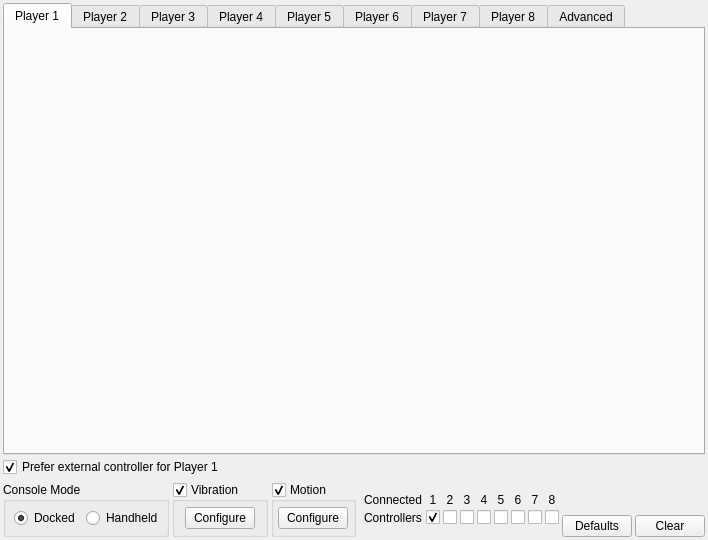
<?xml version="1.0" encoding="UTF-8"?>
<ui version="4.0">
 <class>ConfigureInput</class>
 <widget class="QWidget" name="ConfigureInput">
  <property name="geometry">
   <rect>
    <x>0</x>
    <y>0</y>
    <width>680</width>
    <height>540</height>
   </rect>
  </property>
  <property name="windowTitle">
   <string>ConfigureInput</string>
  </property>
  <layout class="QVBoxLayout" name="verticalLayout_5">
   <property name="spacing">
    <number>2</number>
   </property>
   <property name="leftMargin">
    <number>3</number>
   </property>
   <property name="topMargin">
    <number>3</number>
   </property>
   <property name="rightMargin">
    <number>3</number>
   </property>
   <property name="bottomMargin">
    <number>3</number>
   </property>
   <item>
    <widget class="QTabWidget" name="tabWidget">
     <property name="currentIndex">
      <number>0</number>
     </property>
     <widget class="QWidget" name="tabPlayer1">
      <property name="accessibleName">
       <string>Player 1</string>
      </property>
      <attribute name="title">
       <string>Player 1</string>
      </attribute>
     </widget>
     <widget class="QWidget" name="tabPlayer2">
      <property name="accessibleName">
       <string>Player 2</string>
      </property>
      <attribute name="title">
       <string>Player 2</string>
      </attribute>
     </widget>
     <widget class="QWidget" name="tabPlayer3">
      <property name="accessibleName">
       <string>Player 3</string>
      </property>
      <attribute name="title">
       <string>Player 3</string>
      </attribute>
     </widget>
     <widget class="QWidget" name="tabPlayer4">
      <property name="accessibleName">
       <string>Player 4</string>
      </property>
      <attribute name="title">
       <string>Player 4</string>
      </attribute>
     </widget>
     <widget class="QWidget" name="tabPlayer5">
      <property name="accessibleName">
       <string>Player 5</string>
      </property>
      <attribute name="title">
       <string>Player 5</string>
      </attribute>
     </widget>
     <widget class="QWidget" name="tabPlayer6">
      <property name="accessibleName">
       <string>Player 6</string>
      </property>
      <attribute name="title">
       <string>Player 6</string>
      </attribute>
     </widget>
     <widget class="QWidget" name="tabPlayer7">
      <property name="accessibleName">
       <string>Player 7</string>
      </property>
      <attribute name="title">
       <string>Player 7</string>
      </attribute>
     </widget>
     <widget class="QWidget" name="tabPlayer8">
      <property name="accessibleName">
       <string>Player 8</string>
      </property>
      <attribute name="title">
       <string>Player 8</string>
      </attribute>
     </widget>
     <widget class="QWidget" name="tabAdvanced">
      <property name="accessibleName">
       <string>Advanced</string>
      </property>
      <attribute name="title">
       <string>Advanced</string>
      </attribute>
     </widget>
    </widget>
   </item>
   <item alignment="Qt::AlignVCenter">
    <widget class="QWidget" name="consoleInputSettings" native="true">
     <layout class="QVBoxLayout" name="controllerFooterVerticalLayout">
      <property name="spacing">
       <number>2</number>
      </property>
      <property name="leftMargin">
       <number>0</number>
      </property>
      <property name="topMargin">
       <number>0</number>
      </property>
      <property name="rightMargin">
       <number>0</number>
      </property>
      <property name="bottomMargin">
       <number>0</number>
      </property>
      <item alignment="Qt::AlignLeft">
       <widget class="QCheckBox" name="checkPreferExternalPlayer1">
        <property name="toolTip">
         <string>ON: external controller takes Player 1, second external gets Player 2, and the built-in is unassigned. OFF: built-in Odin controller remains Player 1 and first external controller becomes Player 2, useful for TV multiplayer. Built-in is never Player 2. Changing this checkbox enables idle-time automatic assignment of Players 1 and 2 and may replace existing bindings after you apply Controls. No player mappings are changed during a running game. Disconnect/reconnect updates happen when Lichii is idle.</string>
        </property>
        <property name="text">
         <string>Prefer external controller for Player 1</string>
        </property>
        <property name="checked">
         <bool>true</bool>
        </property>
        <property name="enabled">
         <bool>true</bool>
        </property>
       </widget>
      </item>
      <item>
       <layout class="QHBoxLayout" name="buttonsBottomRightHorizontalLayout">
      <property name="spacing">
       <number>3</number>
      </property>
      <property name="leftMargin">
       <number>0</number>
      </property>
      <property name="topMargin">
       <number>3</number>
      </property>
      <property name="rightMargin">
       <number>0</number>
      </property>
      <property name="bottomMargin">
       <number>0</number>
      </property>
      <item alignment="Qt::AlignVCenter">
       <widget class="QGroupBox" name="handheldGroup">
        <property name="maximumSize">
         <size>
          <width>16777215</width>
          <height>16777215</height>
         </size>
        </property>
        <property name="title">
         <string>Console Mode</string>
        </property>
        <layout class="QHBoxLayout" name="horizontalLayout">
         <property name="spacing">
          <number>6</number>
         </property>
         <property name="leftMargin">
          <number>8</number>
         </property>
         <property name="topMargin">
          <number>6</number>
         </property>
         <property name="rightMargin">
          <number>3</number>
         </property>
         <property name="bottomMargin">
          <number>6</number>
         </property>
         <item>
          <widget class="QRadioButton" name="radioDocked">
           <property name="text">
            <string>Docked</string>
           </property>
           <property name="checked">
            <bool>true</bool>
           </property>
          </widget>
         </item>
         <item>
          <widget class="QRadioButton" name="radioUndocked">
           <property name="text">
            <string>Handheld</string>
           </property>
          </widget>
         </item>
        </layout>
       </widget>
      </item>
      <item>
       <widget class="QGroupBox" name="vibrationGroup">
        <property name="title">
         <string>Vibration</string>
        </property>
        <property name="checkable">
         <bool>true</bool>
        </property>
        <layout class="QHBoxLayout" name="horizontalLayout_2">
         <property name="leftMargin">
          <number>3</number>
         </property>
         <property name="topMargin">
          <number>3</number>
         </property>
         <property name="rightMargin">
          <number>3</number>
         </property>
         <property name="bottomMargin">
          <number>3</number>
         </property>
         <item>
          <widget class="QPushButton" name="vibrationButton">
           <property name="minimumSize">
            <size>
             <width>68</width>
             <height>0</height>
            </size>
           </property>
           <property name="maximumSize">
            <size>
             <width>68</width>
             <height>16777215</height>
            </size>
           </property>
           <property name="styleSheet">
            <string notr="true">min-width: 68px;</string>
           </property>
           <property name="text">
            <string>Configure</string>
           </property>
          </widget>
         </item>
        </layout>
       </widget>
      </item>
      <item>
       <widget class="QGroupBox" name="motionGroup">
        <property name="title">
         <string>Motion</string>
        </property>
        <property name="checkable">
         <bool>true</bool>
        </property>
        <layout class="QHBoxLayout" name="horizontalLayout_3">
         <property name="leftMargin">
          <number>3</number>
         </property>
         <property name="topMargin">
          <number>3</number>
         </property>
         <property name="rightMargin">
          <number>3</number>
         </property>
         <property name="bottomMargin">
          <number>3</number>
         </property>
         <item>
          <widget class="QPushButton" name="motionButton">
           <property name="minimumSize">
            <size>
             <width>68</width>
             <height>0</height>
            </size>
           </property>
           <property name="maximumSize">
            <size>
             <width>68</width>
             <height>16777215</height>
            </size>
           </property>
           <property name="styleSheet">
            <string notr="true">min-width: 68px;</string>
           </property>
           <property name="text">
            <string>Configure</string>
           </property>
          </widget>
         </item>
        </layout>
       </widget>
      </item>
      <item alignment="Qt::AlignVCenter">
       <widget class="QWidget" name="connectedControllers" native="true">
        <layout class="QGridLayout" name="gridLayout_2">
         <property name="leftMargin">
          <number>5</number>
         </property>
         <property name="topMargin">
          <number>0</number>
         </property>
         <property name="rightMargin">
          <number>0</number>
         </property>
         <property name="bottomMargin">
          <number>0</number>
         </property>
         <property name="spacing">
          <number>3</number>
         </property>
         <item row="1" column="2">
          <widget class="QCheckBox" name="checkboxPlayer2Connected">
           <property name="text">
            <string/>
           </property>
          </widget>
         </item>
         <item row="1" column="0">
          <widget class="QLabel" name="label_2">
           <property name="text">
            <string>Controllers</string>
           </property>
          </widget>
         </item>
         <item row="1" column="4">
          <widget class="QCheckBox" name="checkboxPlayer4Connected">
           <property name="text">
            <string/>
           </property>
          </widget>
         </item>
         <item row="1" column="3">
          <widget class="QCheckBox" name="checkboxPlayer3Connected">
           <property name="text">
            <string/>
           </property>
          </widget>
         </item>
         <item row="1" column="5">
          <widget class="QCheckBox" name="checkboxPlayer5Connected">
           <property name="text">
            <string/>
           </property>
          </widget>
         </item>
         <item row="0" column="1">
          <widget class="QLabel" name="label">
           <property name="text">
            <string>1</string>
           </property>
           <property name="alignment">
            <set>Qt::AlignCenter</set>
           </property>
          </widget>
         </item>
         <item row="1" column="7">
          <widget class="QCheckBox" name="checkboxPlayer7Connected">
           <property name="text">
            <string/>
           </property>
          </widget>
         </item>
         <item row="1" column="6">
          <widget class="QCheckBox" name="checkboxPlayer6Connected">
           <property name="text">
            <string/>
           </property>
          </widget>
         </item>
         <item row="1" column="1">
          <widget class="QCheckBox" name="checkboxPlayer1Connected">
           <property name="layoutDirection">
            <enum>Qt::LeftToRight</enum>
           </property>
           <property name="checked">
            <bool>true</bool>
           </property>
          </widget>
         </item>
         <item row="1" column="8">
          <widget class="QCheckBox" name="checkboxPlayer8Connected">
           <property name="text">
            <string/>
           </property>
          </widget>
         </item>
         <item row="0" column="2">
          <widget class="QLabel" name="label_3">
           <property name="text">
            <string>2</string>
           </property>
           <property name="alignment">
            <set>Qt::AlignCenter</set>
           </property>
          </widget>
         </item>
         <item row="0" column="3">
          <widget class="QLabel" name="label_4">
           <property name="text">
            <string>3</string>
           </property>
           <property name="alignment">
            <set>Qt::AlignCenter</set>
           </property>
          </widget>
         </item>
         <item row="0" column="4">
          <widget class="QLabel" name="label_5">
           <property name="text">
            <string>4</string>
           </property>
           <property name="alignment">
            <set>Qt::AlignCenter</set>
           </property>
          </widget>
         </item>
         <item row="0" column="5">
          <widget class="QLabel" name="label_6">
           <property name="text">
            <string>5</string>
           </property>
           <property name="alignment">
            <set>Qt::AlignCenter</set>
           </property>
          </widget>
         </item>
         <item row="0" column="6">
          <widget class="QLabel" name="label_7">
           <property name="text">
            <string>6</string>
           </property>
           <property name="alignment">
            <set>Qt::AlignCenter</set>
           </property>
          </widget>
         </item>
         <item row="0" column="7">
          <widget class="QLabel" name="label_8">
           <property name="text">
            <string>7</string>
           </property>
           <property name="alignment">
            <set>Qt::AlignCenter</set>
           </property>
          </widget>
         </item>
         <item row="0" column="8">
          <widget class="QLabel" name="label_9">
           <property name="text">
            <string>8</string>
           </property>
           <property name="alignment">
            <set>Qt::AlignCenter</set>
           </property>
          </widget>
         </item>
         <item row="0" column="0">
          <widget class="QLabel" name="label_10">
           <property name="text">
            <string>Connected</string>
           </property>
          </widget>
         </item>
        </layout>
       </widget>
      </item>
      <item>
       <spacer name="horizontalSpacer">
        <property name="orientation">
         <enum>Qt::Horizontal</enum>
        </property>
        <property name="sizeHint" stdset="0">
         <size>
          <width>40</width>
          <height>20</height>
         </size>
        </property>
       </spacer>
      </item>
      <item alignment="Qt::AlignBottom">
       <widget class="QPushButton" name="buttonRestoreDefaults">
        <property name="sizePolicy">
         <sizepolicy hsizetype="Minimum" vsizetype="Fixed">
          <horstretch>0</horstretch>
          <verstretch>0</verstretch>
         </sizepolicy>
        </property>
        <property name="minimumSize">
         <size>
          <width>68</width>
          <height>0</height>
         </size>
        </property>
        <property name="maximumSize">
         <size>
          <width>68</width>
          <height>16777215</height>
         </size>
        </property>
        <property name="sizeIncrement">
         <size>
          <width>0</width>
          <height>0</height>
         </size>
        </property>
        <property name="baseSize">
         <size>
          <width>0</width>
          <height>0</height>
         </size>
        </property>
        <property name="layoutDirection">
         <enum>Qt::LeftToRight</enum>
        </property>
        <property name="styleSheet">
         <string notr="true">min-width: 68px;</string>
        </property>
        <property name="text">
         <string>Defaults</string>
        </property>
       </widget>
      </item>
      <item alignment="Qt::AlignBottom">
       <widget class="QPushButton" name="buttonClearAll">
        <property name="sizePolicy">
         <sizepolicy hsizetype="Minimum" vsizetype="Fixed">
          <horstretch>0</horstretch>
          <verstretch>0</verstretch>
         </sizepolicy>
        </property>
        <property name="minimumSize">
         <size>
          <width>68</width>
          <height>0</height>
         </size>
        </property>
        <property name="maximumSize">
         <size>
          <width>68</width>
          <height>16777215</height>
         </size>
        </property>
        <property name="sizeIncrement">
         <size>
          <width>0</width>
          <height>0</height>
         </size>
        </property>
        <property name="baseSize">
         <size>
          <width>0</width>
          <height>0</height>
         </size>
        </property>
        <property name="layoutDirection">
         <enum>Qt::LeftToRight</enum>
        </property>
        <property name="styleSheet">
         <string notr="true">min-width: 68px;</string>
        </property>
        <property name="text">
         <string>Clear</string>
        </property>
       </widget>
      </item>
       </layout>
      </item>
     </layout>
    </widget>
   </item>
  </layout>
 </widget>
 <resources/>
 <connections/>
</ui>
